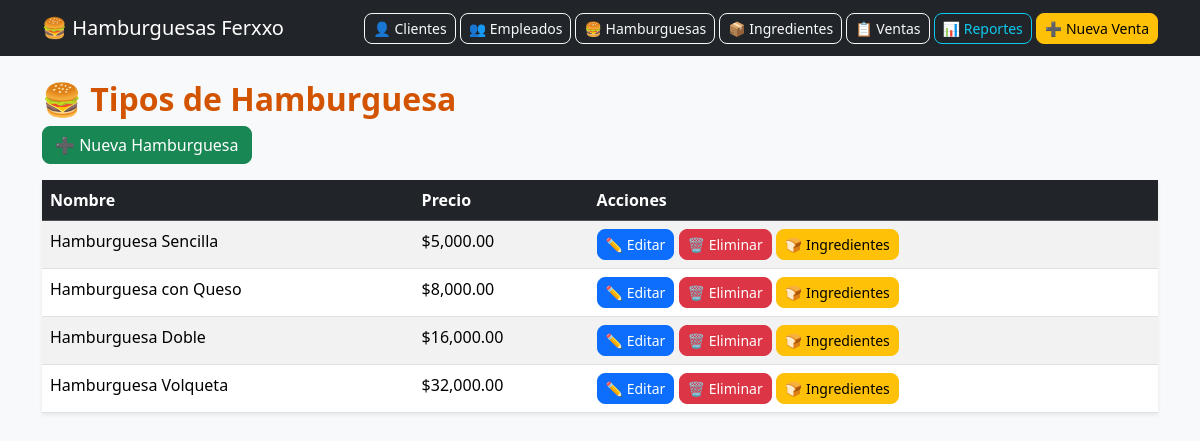
/tipo_hamburguesa.php, run on the app's committed database.
### tables this page shows
CREATE TABLE `tipo_hamburguesa` (
  `id_hamburguesa` int(11) NOT NULL,
  `nombre` varchar(50) NOT NULL,
  `precio` decimal(10,2) NOT NULL
);

### tipo_hamburguesa.php (the view, shortened to what this page needs)
<?php include("config/db.php"); ?>
<?php include("header.php"); ?>
<h2>🍔 Tipos de Hamburguesa</h2>
<a href="nueva_hamburguesa.php" class="btn btn-success mb-3">➕ Nueva Hamburguesa</a>
<table class="table table-striped table-hover bg-white shadow-sm">
  <thead class="table-dark">
    <tr>
      <th>Nombre</th>
      <th>Precio</th>
      <th>Acciones</th>
    </tr>
  </thead>
  <tbody>
    <?php
    $res = $conn->query("SELECT * FROM tipo_hamburguesa ORDER BY id_hamburguesa");
    while($r = $res->fetch_assoc()){
        echo "<tr>
                <td>{$r['nombre']}</td>
                <td>$".number_format($r['precio'],2)."</td>
                <td>
                  <a href='editar_hamburguesa.php?id={$r['id_hamburguesa']}' class='btn btn-sm btn-primary'>✏️ Editar</a>
                  <a href='tipo_hamburguesa.php?eliminar={$r['id_hamburguesa']}' class='btn btn-sm btn-danger' onclick=\"return confirm('¿Eliminar hamburguesa?')\">🗑️ Eliminar</a>
                  <a href='hamburguesa_productos.php?id={$r['id_hamburguesa']}' class='btn btn-sm btn-warning'>🍞 Ingredientes</a>
                </td>
              </tr>";
    }
    ?>
  </tbody>
</table>
<?php include("footer.php"); ?>

### css/custom.css (style rules this page uses)
body { font-family: 'Segoe UI', Tahoma, Geneva, Verdana, sans-serif; }
h1, h2 { font-weight: bold; color: #d35400; }
.btn { border-radius: 8px; }

### data on the page
tipo_hamburguesa: nombre "Hamburguesa Sencilla", precio "5,000.00"
tipo_hamburguesa: nombre "Hamburguesa con Queso", precio "8,000.00"
tipo_hamburguesa: nombre "Hamburguesa Doble", precio "16,000.00"
tipo_hamburguesa: nombre "Hamburguesa Volqueta", precio "32,000.00"
